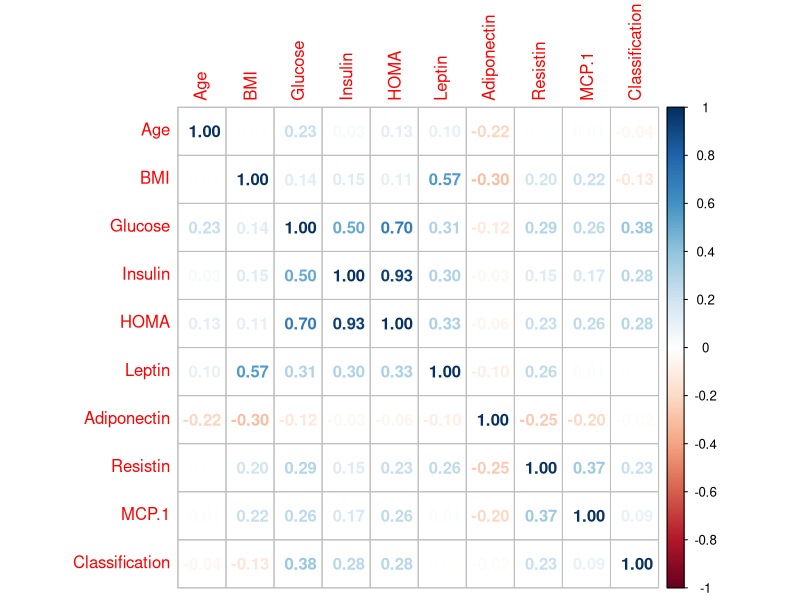

The R script that drew this image:
## ---- chunk 1
knitr::opts_chunk$set(warning = FALSE, message = FALSE) 
## ---- chunk 2
data = read.csv('dataR2.csv')
## ---- chunk 3
normalize_min_max <- function(x) {
  return((x - min(x)) / (max(x) - min(x)))
}
## ---- chunk 4
columnas_a_normalizar = c(
  "Age",
  "BMI",
  "Glucose",
  "Insulin",
  "HOMA",
  "Leptin",
  "Adiponectin",
  "Resistin",
  "MCP.1",
  "Classification"
)

data_normalizada = data

data_normalizada[columnas_a_normalizar] = lapply(data_normalizada[columnas_a_normalizar], normalize_min_max)
## ---- chunk 5
head(data_normalizada)
## ---- chunk 6
library(ggplot2)
library(corrplot)
## ---- chunk 7
cov_matrix = cor(data_normalizada)
## ---- chunk 8
corrplot(cov_matrix, method = 'number')
## ---- chunk 9
eigen_result = eigen(cov_matrix)

# Los autovectores se encuentran en la matriz "vectors" del resultado
autovectores = eigen_result$vectors

eigen_result$values

## ---- chunk 10
data_normalizada.pca = prcomp(data_normalizada[, 1:9], center=TRUE, scale. = TRUE)

summary(data_normalizada.pca)
